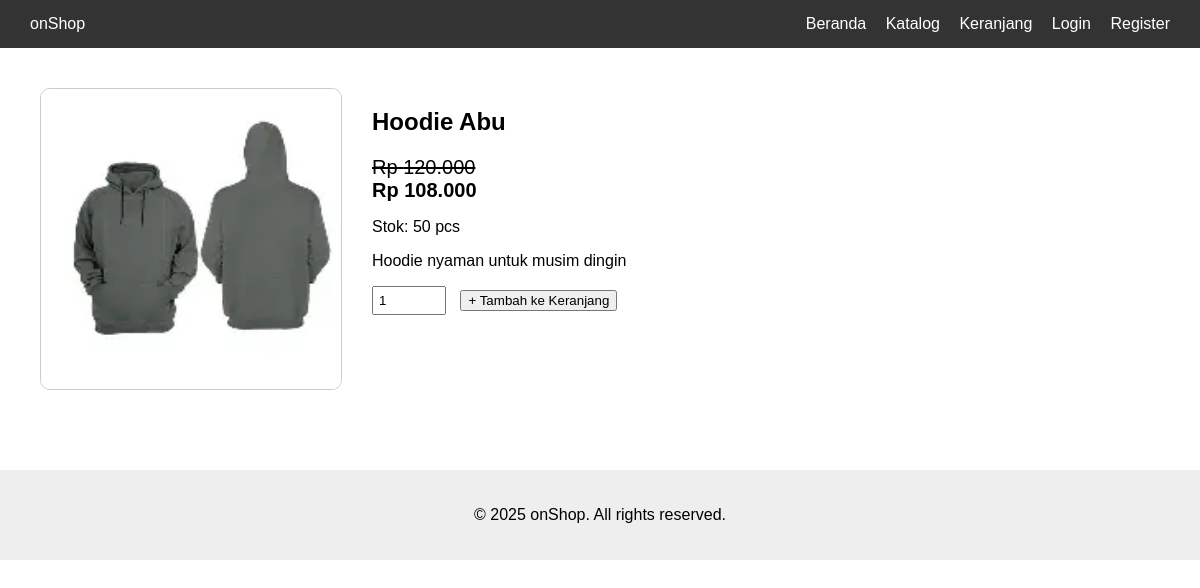
Page /produk.php?id=2 on the committed database.
### tables this page shows
CREATE TABLE `produk` (
  `id` int(11) NOT NULL,
  `nama` varchar(100) NOT NULL,
  `harga` int(11) NOT NULL,
  `deskripsi` text DEFAULT NULL,
  `gambar` varchar(255) DEFAULT NULL,
  `stok` int(11) DEFAULT 0,
  `diskon` int(11) DEFAULT 0,
  `kategori` varchar(50) NOT NULL
);

### produk.php (the view, shortened to what this page needs)
<?php
include 'koneksi.php';
$loggedIn = false;
$id = isset($_GET['id']) ? (int)$_GET['id'] : 0;
$query = mysqli_query($conn, "SELECT * FROM produk WHERE id = $id");
$produk = mysqli_fetch_assoc($query);
?>
<!DOCTYPE html>
<html lang="id">
<head>
    <link rel="stylesheet" href="assets/css/style.css">
</head>
<body>
<header>
    <div class="navbar">
        <div class="logo">onShop</div>
        <nav>
            <a href="index.php">Beranda</a>
            <a href="katalog.php">Katalog</a>
            <a href="keranjang.php">Keranjang</a>
            <?php if ($loggedIn): ?>
                <a href="riwayat.php">Riwayat</a>
                <a href="logout.php" class="btn">Logout</a>
            <?php else: ?>
                <a href="login.php" class="btn">Login</a>
                <a href="register.php" class="btn">Register</a>
            <?php endif; ?>
        </nav>
    </div>
</header>
<section class="detail-produk">
    <div class="container">
        <div class="produk-detail">
            <img src="assets/img/<?= $produk['gambar']; ?>" alt="<?= $produk['nama']; ?>">
            <div class="info">
                <h2><?= $produk['nama']; ?></h2>
                <p class="harga">
                    <?php if ($produk['diskon'] > 0): ?>
                        <del>Rp <?= number_format($produk['harga'], 0, ',', '.'); ?></del><br>
                        <strong>
                            Rp <?= number_format($produk['harga'] - ($produk['harga'] * $produk['diskon'] / 100), 0, ',', '.'); ?>
                        </strong>
                    <?php else: ?>
                        <strong>Rp <?= number_format($produk['harga'], 0, ',', '.'); ?></strong>
                    <?php endif; ?>
                </p>
                <p>Stok: <?= $produk['stok']; ?> pcs</p>
                <p><?= nl2br($produk['deskripsi']); ?></p>
                <form action="keranjang_tambah.php" method="post">
                    <input type="number" name="jumlah" value="1" min="1" max="<?= $produk['stok']; ?>">
                    <button type="submit" class="btn">+ Tambah ke Keranjang</button>
                </form>
            </div>
        </div>
    </div>
</section>
<footer>
    <p>&copy; 2025 onShop. All rights reserved.</p>
</footer>
</body>
</html>

### assets/css/style.css (style rules this page uses)
body { font-family: Arial, sans-serif; margin: 0; padding: 0; }
.navbar { background-color: #333; color: white; display: flex; justify-content: space-between; padding: 15px 30px; align-items: center; }
.navbar a { color: white; text-decoration: none; margin-left: 15px; }
footer { background-color: #eee; text-align: center; padding: 20px; margin-top: 40px; }
.detail-produk { padding: 40px; }
.produk-detail { display: flex; gap: 30px; align-items: flex-start; }
.produk-detail img { width: 300px; height: auto; border: 1px solid #ccc; border-radius: 10px; }
.produk-detail .info { max-width: 500px; }
.produk-detail .harga { font-size: 20px; margin: 15px 0; }
.produk-detail form input[type="number"] { width: 60px; padding: 5px; margin-right: 10px; }

### rows in the picture
produk: gambar (picture), nama "Hoodie Abu", harga "120.000", $produk['harga'] - ($produk['harga'] * $produk['diskon'] / 100) "108.000", stok "50", deskripsi "Hoodie nyaman untuk musim dingin"
